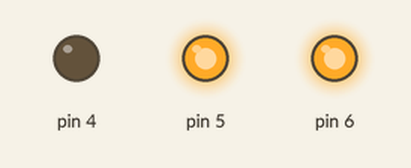
This sketch was run on a simulated Arduino Uno, built with avr-gcc and run on an emulated ATmega328P. Parts: output pins drawn as LEDs (lit = HIGH).

Above: at 0.1 s.
Timing chart, 0 to 1.6 s (numbered marks = the images above):
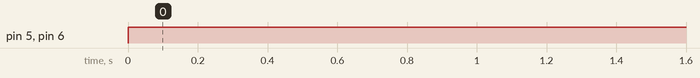

Measured:
- by itself, pin 5, pin 6: LOW → HIGH at 0.00 s

The sketch:

hacking-led-strip.ino
```cpp
void setup() {
  pinMode(4,OUTPUT);
  pinMode(5,OUTPUT);
  pinMode(6,OUTPUT);
}


void loop() {
  //- turn the green light on
  digitalWrite(4,LOW);
  digitalWrite(5,HIGH);
  digitalWrite(6,HIGH);
}
```
